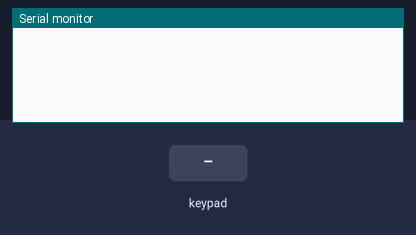
The sketch below on a simulated Arduino Leonardo, built with avr-gcc and run on an emulated ATmega32U4. Parts: the last lines printed to the serial monitor. The inputs (shaded band) are chosen by the test bench.

Above: at 1.2 s.
1.3 s: key '0' pressed
At 2.3 s:
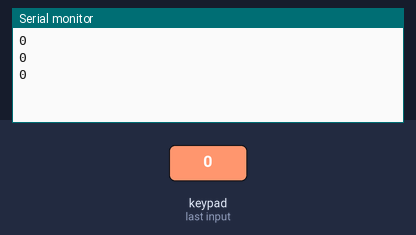
4.3 s: keypad keys 7 8 9 1 0 pressed 0.4 s apart
At 4.64 s:
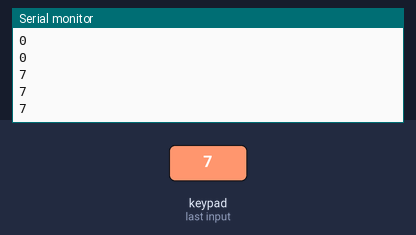
7.8 s: key '1' pressed
At 8.4 s:
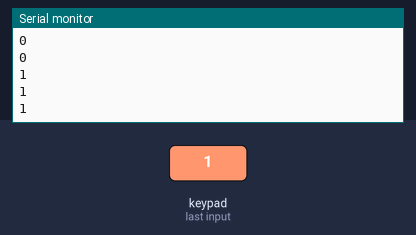
9.3 s: keypad keys 7 8 9 1 0 A pressed 0.4 s apart
At 12.2 s:
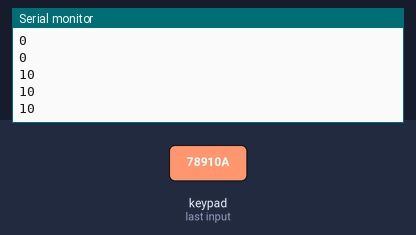
Timing chart, 0 to 13.7 s (numbered marks = the images above; inputs shaded):
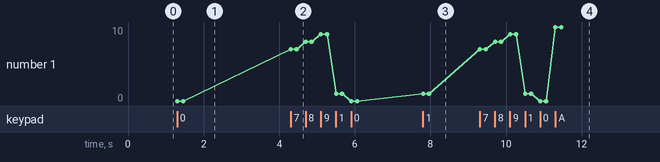

Measured:
- after the input at 1.3 s, the serial monitor: prints a new line at once (image 1)
- after the input at 4.3 s, the serial monitor: prints a new line at once (image 2)
- after the input at 9.3 s, the serial monitor: prints a new line at once (image 4)
- plotted number 1: 1 → 10 after the input at 9.3 s

The sketch:

macropad.ino
```cpp
#include <Keypad.h>
#include "Keyboard.h"

/* Programatically keys are in a weird order, This abstraction for the following is in effect
 * [0,1,2,3]
 * [4,5,6,7]
 * [8,9,A,B]
 * [C,D,E,F]
 */

//Layer location is controlled here.
#define L1 0xD
#define L2 0xE

//Arbitrary macro value. In a blank space for arduino HID keyboard support
#define MRO 247

/*
 * This board has 3 layers, layer 0 is default with no modifier. Layer 0 has priority over Layer 1 has priority over layer 2.
 * The zeroed out spaces are where the layer buttons are. This can be changed, however the layer location constants above are how to change that.
 * Macros are placed with the Macro starting constant and an offset. MRO index 0 will be MRO+0.
 */
const uint16_t theMap[3][4][4]{
  {
  {KEY_0,KEY_1,KEY_2,MRO+3},
  {KEY_4,KEY_5,KEY_6,MRO+2},
  {KEY_8,KEY_9,KEY_A,MRO+1},
  {KEY_C,0x000,0x000,MRO+0}
  },
  {
  {KEY_F,KEY_U,KEY_C,KEY_K},
  {KEY_4,KEY_5,KEY_6,KEY_7},
  {KEY_8,KEY_9,KEY_A,KEY_B},
  {KEY_C,0x000,0x000,KEY_F}
  },
  {
  {KEY_S,KEY_H,KEY_I,KEY_T},
  {KEY_4,KEY_5,KEY_6,KEY_7},
  {KEY_8,KEY_9,KEY_A,KEY_B},
  {KEY_C,0x000,0x000,MRO+4}
  }
};

/* Macros are created here. They are arbitarily set at 6 length.
 * If you modify the constant and change the array, any length will work with no other edits
 * BUG: The macro code presses all keys at once then releases them. This will not allow pushing the same key twice with the macro. This was done to keep support for shortcuts (i.e. ctrl+shift+esc)
 */
#define MRO_LEN 6
#define MRO_QUAN 8
const uint16_t macros[MRO_QUAN][MRO_LEN]{
  {KEY_LEFT_SHIFT,KEY_Q,0x00,0x00,0x00,0x00},
  {KEY_LEFT_SHIFT,KEY_P,0x00,0x00,0x00,0x00},
  {KEY_LEFT_SHIFT,KEY_G,0x00,0x00,0x00,0x00},
  {KEY_LEFT_CTRL,KEY_LEFT_SHIFT,KEY_ESC,0x00,0x00,0x00},
  {KEY_LEFT_CTRL,KEY_W,0x00,0x00,0x00,0x00},
  {0x00,0x00,0x00,0x00,0x00,0x00},
  {0x00,0x00,0x00,0x00,0x00,0x00},
  {0x00,0x00,0x00,0x00,0x00,0x00}
};

const byte ROWS = 4; //four rows
const byte COLS = 4; //four columns

//Pins for which your keypad matrix will be created
byte rowPins[ROWS] = {7, 8, 9, 10}; //connect to the row pinouts of the keypad
byte colPins[COLS] = {5, 4, 3, 2}; //connect to the column pinouts of the keypad

//end of abstraction

/*
 * This map is how the matrix is defined via the hardware. This will need to be changed if your matrix differs from how mine was setup.
 * The teensy multikey keypad example will help you figure out how yours is laid out
 */
const uint16_t keyMap[COLS][ROWS]{
  {0,4,8,12},
  {1,5,9,13},
  {2,6,10,14},
  {3,7,11,15}
};

/**
 * IF CREATING A 4x4 Macropad, no other edits need to be made below.
 */

uint8_t layer;
bool layerEn1;
bool layerEn2;


//define the symbols on the buttons of the keypads, I dont want this here.. we dont use it... but thats how keypad was written
char garbage[COLS][ROWS] = {
  {'0','1','2','3'},
  {'4','5','6','7'},
  {'8','9','A','B'},
  {'C','D','E','F'}
};


//initialize an instance of class NewKeypad
Keypad kpd = Keypad( makeKeymap(garbage), colPins, rowPins, COLS, ROWS);


unsigned long loopCount;
unsigned long startTime;
String msg;


void setup() {
    layer = 0;
    layerEn1 = false;
    layerEn2 = false;
    Serial.begin(9600);
    loopCount = 0;
    startTime = millis();
    msg = "";
}

uint16_t keyMapper(int i){
  int j = i/COLS;
  int k = i%COLS;
  int val = keyMap[j][k];
  j = val/COLS;
  k = val%COLS;
  return theMap[layer][j][k];
}

uint16_t locMapper(int i){
  int j = i/COLS;
  int k = i%COLS;
  return(keyMap[j][k]);
}

void loop() {
    loopCount++;
    if ( (millis()-startTime)>5000 ) {
        Serial.print("Average loops per second = ");
        Serial.println(loopCount/5);
        startTime = millis();
        loopCount = 0;
    }

    // Fills kpd.key[ ] array with up-to 10 active keys.
    // Returns true if there are ANY active keys.
    if (kpd.getKeys())
    {
        for (int i=0; i<LIST_MAX; i++)   // Scan the whole key list.
        {
            if ( kpd.key[i].stateChanged )   // Only find keys that have changed state.
            {
                Serial.println(kpd.key[i].kcode);
                uint16_t keypress = keyMapper(kpd.key[i].kcode);
                switch (kpd.key[i].kstate) {  // Report active key state : IDLE, PRESSED, HOLD, or RELEASED
                  case PRESSED:
                    if(kpd.key[i].kcode == locMapper(L1) && !layerEn2){ //Layer 1 has priority over layer 2. If layer 1 and 2 are activated at same time, Layer will be ignored even when layer 1 is released.
                      layer = 1;
                      layerEn1 = true;
                    }else if(kpd.key[i].kcode == locMapper(L2) && !layerEn1){
                      layer = 2;
                      layerEn2 = true;
                    }else{
                      if(keypress >= MRO && keypress < MRO+MRO_QUAN){
                        for(int i = 0; i < MRO_LEN; i++){
                          Keyboard.press(macros[keypress-MRO][i]);
                        }
                      }else{
                        Keyboard.press(keypress);
                      }
                    }
                    break;
                  case HOLD:
                    break;
                  case RELEASED:
                    if(kpd.key[i].kcode == locMapper(L1) && !layerEn2){
                      layer = 0;
                      layerEn1 = false;
                    }else if(kpd.key[i].kcode == locMapper(L2) && !layerEn1){
                      layer = 0;
                      layerEn2 = false;
                    }else{
                      if(keypress >= MRO && keypress < MRO+MRO_QUAN){
                        for(int i = 0; i < MRO_LEN; i++){
                          Keyboard.release(macros[keypress-MRO][i]);
                        }
                      }else{
                        Keyboard.release(keypress);
                      }
                    }
                    break;
                  case IDLE:
                    break;
                }
            }
        }
    }
}
```
